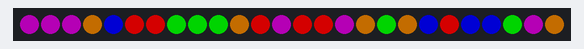
Recording of a sketch running on a simulated Arduino Uno, built with avr-gcc and run on an emulated ATmega328P. Shown: 26 RGB LEDs in strip order, left to right. Dim RGB values are drawn brighter than linear; random numbers use the default seed unless the sketch sets one.

Above: at 0.1 s.
At 16.9 s:
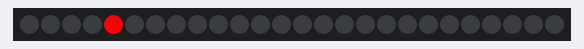
At 22.3 s:
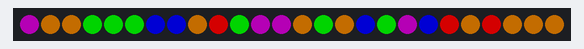

The sketch:

Door.ino
```cpp
#include <Adafruit_NeoPixel.h>  // Adafruit.com's library for using Neopixels

#define PIN    6        // Data is transmitted from Data Pin #6 on the Arduino board
#define NUM_LEDs 26     // 26 LEDs, one per letter
Adafruit_NeoPixel strip = Adafruit_NeoPixel(NUM_LEDs, PIN, NEO_GRB + NEO_KHZ800); // Initialize the Neopixel strip

/* In Stranger Things, the lights running across the letters are placed in a 'Z' pattern
 *
 * This means the alphabet is logically laid out with the second row flipped like:
 *
 *  A B C D E F G H ||| Q P O N M L K J I ||| R S T U V W X Y Z
 *
 * Letters    | Indices |  Quantity LEDs
 * --------------------------------------
 *  A - H     [  0 - 7  ]       8
 *  Q - I     [  8 - 16 ]       9
 *  R - Z     [ 17 - 25 ]       9
 * --------------------------------------
 *
*/

void setup() {
    strip.begin();
    randomSeed(analogRead(0));
}

void loop() {
    strip.clear();
    randomizeLights();
    delay(10000);
    strip.clear();
    spellJeffState();
    delay(5000);
}

static void randomizeLights() {
    uint32_t red = strip.Color(128,0,0);
    uint32_t blue = strip.Color(0,0,128);
    uint32_t green = strip.Color(0,128,0);
    uint32_t orange = strip.Color(90,50,0);
    uint32_t purple = strip.Color(64,0,64);

    uint32_t colors[] = { red, blue, green, orange, purple };

    for(int index = 0; index < NUM_LEDs; index++) {
        strip.setPixelColor(index, colors[random(5)]);
    }
    strip.show();
}

static void spellJeffState() {
    // These are the indexes of the array where each letter used to spell "Jeff State" is located
    int J = 15, E = 4, F = 5, S = 18, T = 19, A = 0, space = 27;
    // Creates an integer array where the above indexes are used to spell Jeff State
    int jeffState[] = { J, space, E, space, F, space, F, space, space, S, space, T, space, A, space, T, space, E };

    for(int index = 0; index < sizeof(jeffState)/sizeof(jeffState[0]); index++) {
        strip.setPixelColor(jeffState[index], 255, 0, 0);
        strip.show();
        delay(400);
        strip.clear();
    }
}
```

Measured:
- what the display in image 1 shows lasts 5.4 s, from 16.8 s to 22.2 s
- what the display in image 2 shows lasts 10.0 s, from 22.2 s to 32.2 s
